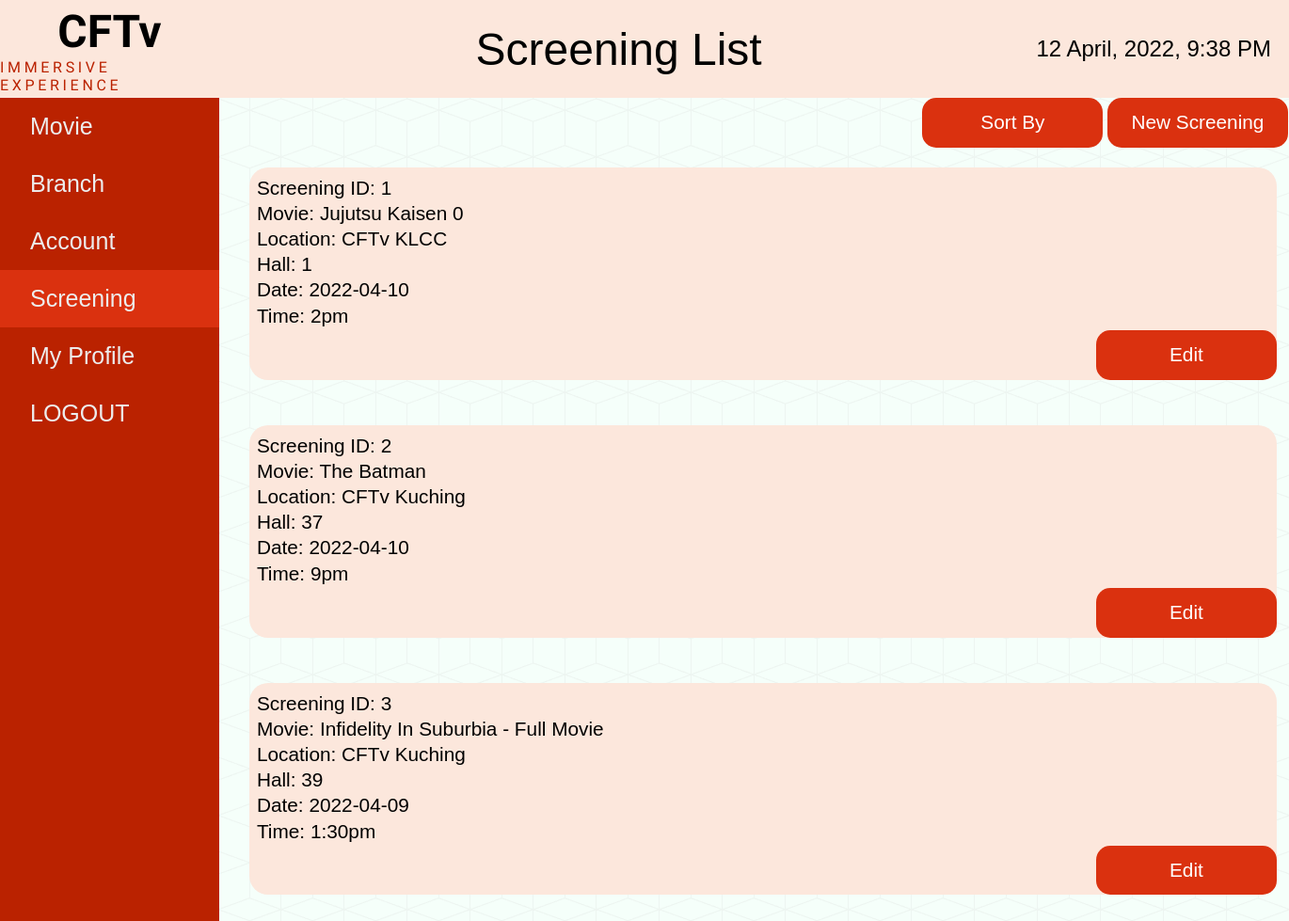
The app's page /screenList.php (signed in), older data.
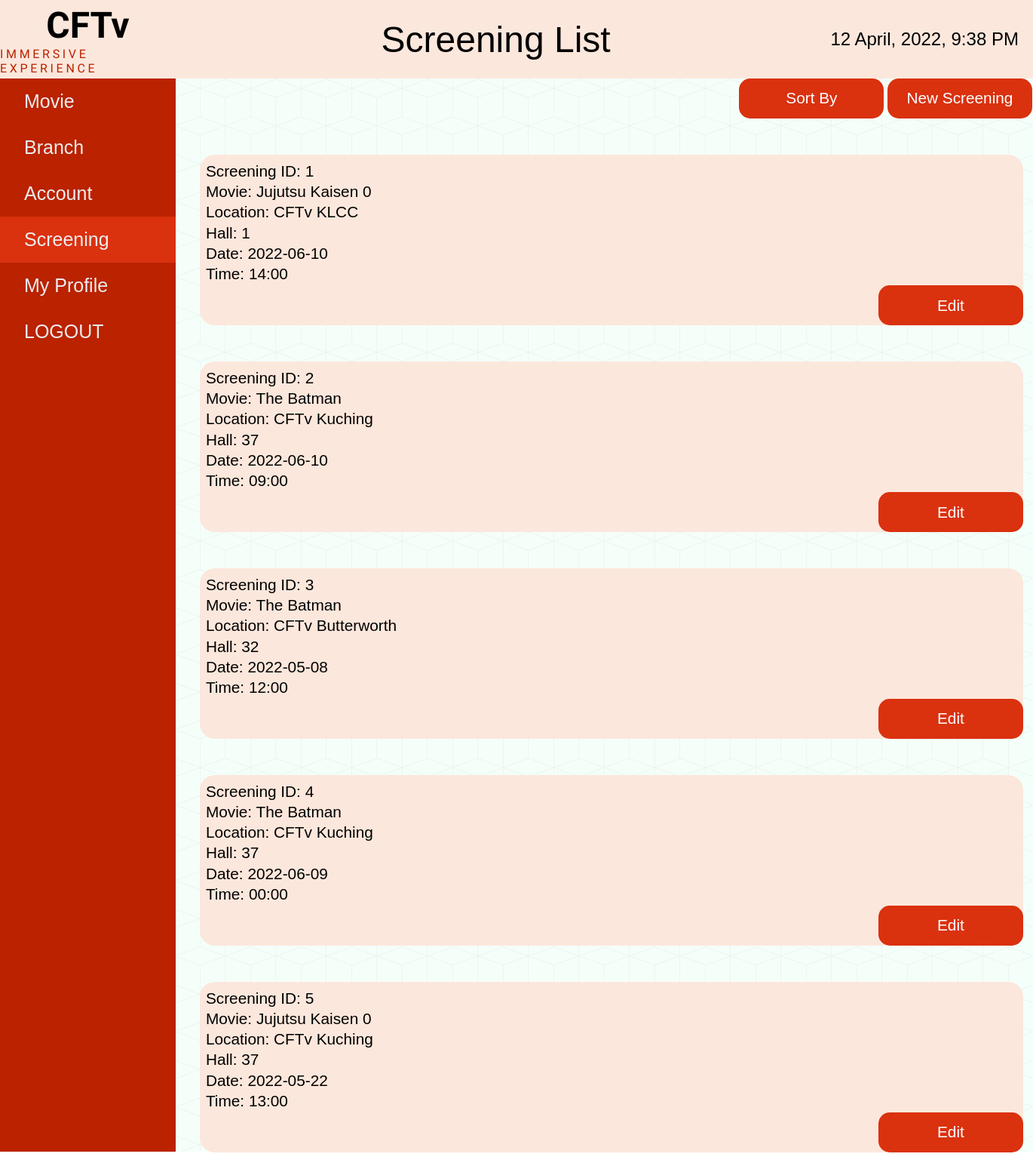
The same page, newer data.
### tables this page shows
CREATE TABLE `screening` (
  `screening_id` int(11) NOT NULL,
  `screen_id` varchar(11) NOT NULL,
  `movie_id` int(11) NOT NULL,
  `branch_id` int(11) NOT NULL,
  `hall_id` int(11) NOT NULL,
  `screening_date` date NOT NULL,
  `screening_time` varchar(6) NOT NULL
);

CREATE TABLE `movie` (
  `movie_id` int(11) NOT NULL,
  `movie_poster` varchar(300) NOT NULL,
  `movie_name` varchar(300) NOT NULL,
  `movie_duration` varchar(20) NOT NULL,
  `movie_date` date NOT NULL,
  `movie_rating` int(11) NOT NULL,
  `movie_trailer` varchar(300) NOT NULL,
  `movie_desc` varchar(3000) NOT NULL,
  `movie_case` varchar(30) NOT NULL
);

CREATE TABLE `branch` (
  `br_id` int(11) NOT NULL,
  `branch_id` varchar(30) NOT NULL,
  `branch_name` varchar(300) NOT NULL,
  `branch_address` varchar(300) NOT NULL,
  `branch_image` varchar(300) DEFAULT NULL,
  `no_of_halls` int(11) NOT NULL,
  `hall_id` int(11) NOT NULL,
  `screening_id` int(11) DEFAULT NULL
);

### screenList.php (the view, shortened to what this page needs)
<?php
require_once 'config.php';
$fetch_screening = mysqli_query($connect, "select * from screening");
?>
<!DOCTYPE html>
<html lang="en">
	<head>
		<link rel="stylesheet" href="./styles/style.css" />
	</head>
	<body>
		<div class="navbar">
			<div class="logo">
				<h1>CFTv</h1>
				<p>IMMERSIVE EXPERIENCE</p>
			</div>
			<div class="heading">
				<h1>Screening List</h1>
			</div>
			<div class="date">
				<h2><?php echo date("j F, Y, g:i A") ?></h2>
			</div>
		</div>
		<div class="draw-body">
			<div class="drawer">
				<li><a href="./movieList.php">Movie</a></li>
				<li><a href="./branchList.php">Branch</a></li>
				<li><a href="./account-list.php">Account</a></li>
				<li class="active"><a href="./screenList.php">Screening</a></li>
				<li><a href="./profile.php">My Profile</a></li>
				<li><a href="branchList.php?logout" title="Log Out">LOGOUT</a></li>
			</div>
			<div class="content">
				<div class="button-b">
					<form method="post" action="#" style="display: inline;">
						<button type="submit" name="sort_screening">Sort By</button>
					</form>
					<button><a href="addScreen.php">New Screening</a></button>
				</div>
				<div class="main">
					 <?php
              while($screening = mysqli_fetch_assoc($fetch_screening)){
                $movie_det = mysqli_query($connect, "select * from movie where movie_id = '".$screening['movie_id']."' ");
                $movie = mysqli_fetch_assoc($movie_det);
                 $branch_det = mysqli_query($connect, "select * from branch where br_id = '".$screening['branch_id']."' ");
                $branch = mysqli_fetch_assoc($branch_det);
             ?>
					<div class="box-account">
						<div class="left">
							<li>Screening ID: <?php echo $screening['screen_id']; ?></li>
							<li>Movie: <?php echo $movie['movie_name']; ?></li>
							<li>Location: <?php echo $branch['branch_name']; ?></li>
							<li>Hall: <?php echo $screening['hall_id']; ?></li>
							<li>Date: <?php echo $screening['screening_date']; ?></li>
							<li>Time: <?php echo $screening['screening_time']; ?></li>
						</div>
						<button class="br_ed_btn"><a href="screenEdit.php?id=<?php echo $screening['screening_id']; ?>">Edit</a></button>
					</div>
					<br>
			<?php
		} ?>
				</div>
			</div>
		</div>
	</body>
</html>

### styles/style.css (style rules this page uses)
* { margin: 0; padding: 0; box-sizing: border-box; }
body { min-height: 100vh; font-family: 'Gill Sans', 'Gill Sans MT', Calibri, 'Trebuchet MS', sans-serif; }
.navbar { height: 13vh; display: grid; grid-template-columns: 17% auto 21%; background-color: #fce7dc; }
.navbar .logo, .heading, .date { display: flex; flex-direction: column; min-width: 100%; min-height: 100%; align-items: center; justify-content: center; }
.navbar .logo h1 { font-family: "Rajdhani"; font-size: 3rem; }
.navbar .logo p { font-family: "Rajdhani"; letter-spacing: 0.23rem; color: #ba2200; }
.navbar .heading h1 { font-size: 3rem; font-weight: 500; }
.navbar .date h2 { font-weight: 500; }
.draw-body { min-height: 87vh; display: grid; grid-template-columns: 17% auto; }
.draw-body .drawer { background-color: #ba2200; min-width: 100%; display: flex; flex-direction: column; font-size: 25px; }
.draw-body .drawer li { padding: 1rem 0; list-style: none; cursor: pointer; }
.draw-body .drawer .active { background-color: #da310f; }
.draw-body .drawer li a { padding-left: 2rem; text-decoration: none; color: #ededed; }
.draw-body .content { background-color: #f5fffa; background-image: url('../images/cubes.png'); display: grid; grid-template-rows: 12% auto; }
.draw-body .content button { height: 3.3rem; width: 12rem; border-radius: 15px; font-size: 1.3rem; background-color: #da310f; color: #fff; font-weight: 500; border: none; cursor: pointer; }
.content .main .box-account { background-color: #fce7dc; border-radius: 20px; margin: 0 2rem auto 2rem; padding: 2rem; width: auto; display: grid; grid-template-columns: 20% 60% auto; }
.content .main .box-account li { list-style: none; font-size: 1.3rem; margin-bottom: 0.1rem; padding-bottom: 0.1rem; padding-left: 0.5rem; }

### screenList.php (style rules this page uses)
a { text-decoration: none; color: white; }
.content .main .box-account { padding: 0px !important; margin-top: 30px !important; display: flow-root; }
button.br_ed_btn { margin-left: 900px; }
.left { padding-top: 10px; }
.button-b { float: right; text-align: right; margin: 0px 20px 0px 0px }
.draw-body .content { grid-template-rows: 5% auto; }

Row changes from the older to the newer data that the page shows:
removed screening: screen "3", movie.movie_name "Infidelity In Suburbia - Full Movie", branch.branch_name "CFTv Kuching", hall "39", screening_date "2022-04-09", screening_time "1:30pm"
changed screening "CFTv KLCC": screening_date "2022-04-10" → "2022-06-10"; screening_time "2pm" → "14:00"
changed screening (number 2 of 5 on the later page): screening_date "2022-04-10" → "2022-06-10"; screening_time "9pm" → "09:00"
added screening: screen "3", movie.movie_name "The Batman", branch.branch_name "CFTv Butterworth", hall "32", screening_date "2022-05-08", screening_time "12:00"
added screening: screen "4", movie.movie_name "The Batman", branch.branch_name "CFTv Kuching", hall "37", screening_date "2022-06-09", screening_time "00:00"
added screening: screen "5", movie.movie_name "Jujutsu Kaisen 0", branch.branch_name "CFTv Kuching", hall "37", screening_date "2022-05-22", screening_time "13:00"
